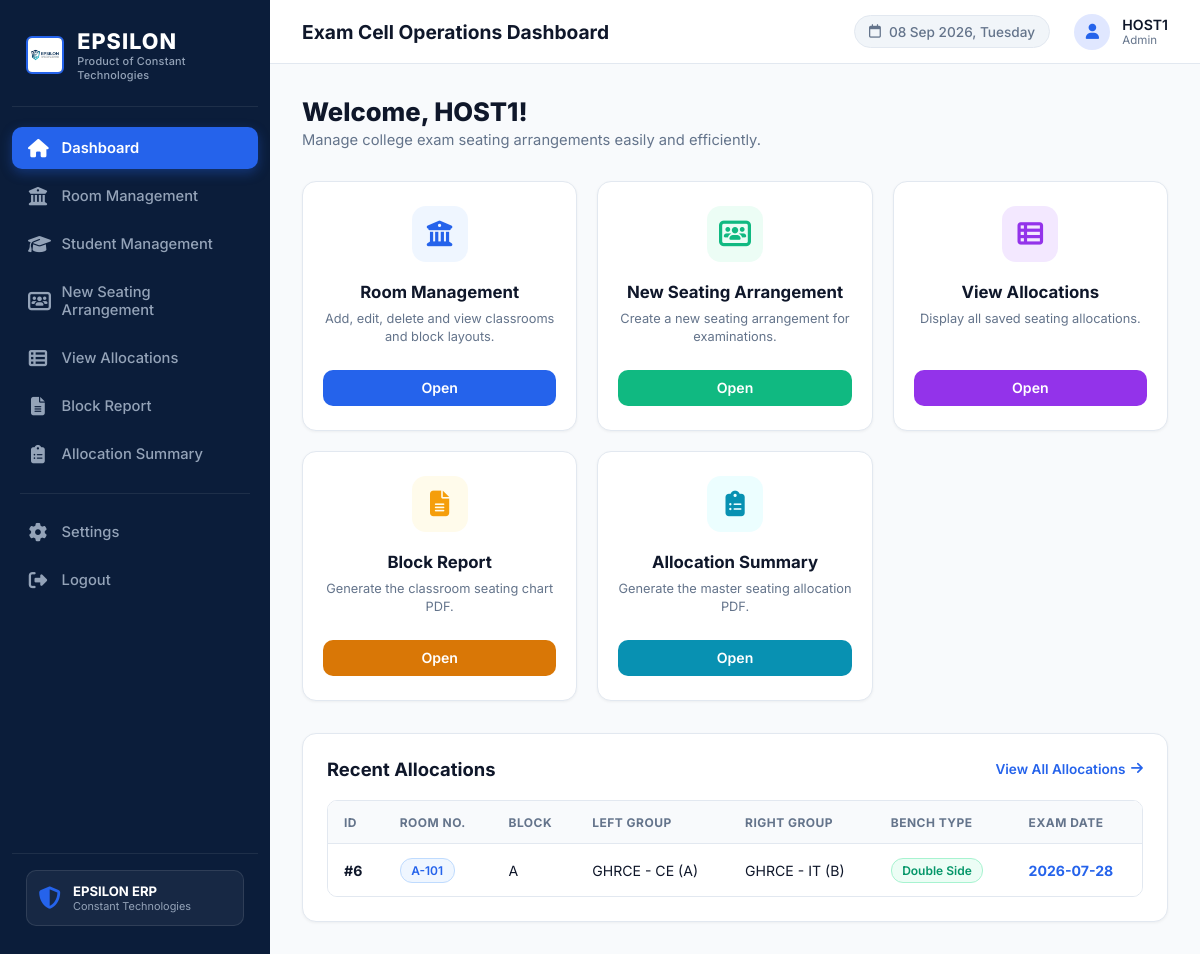
The page /dashboard (signed in) on the database as committed earlier.
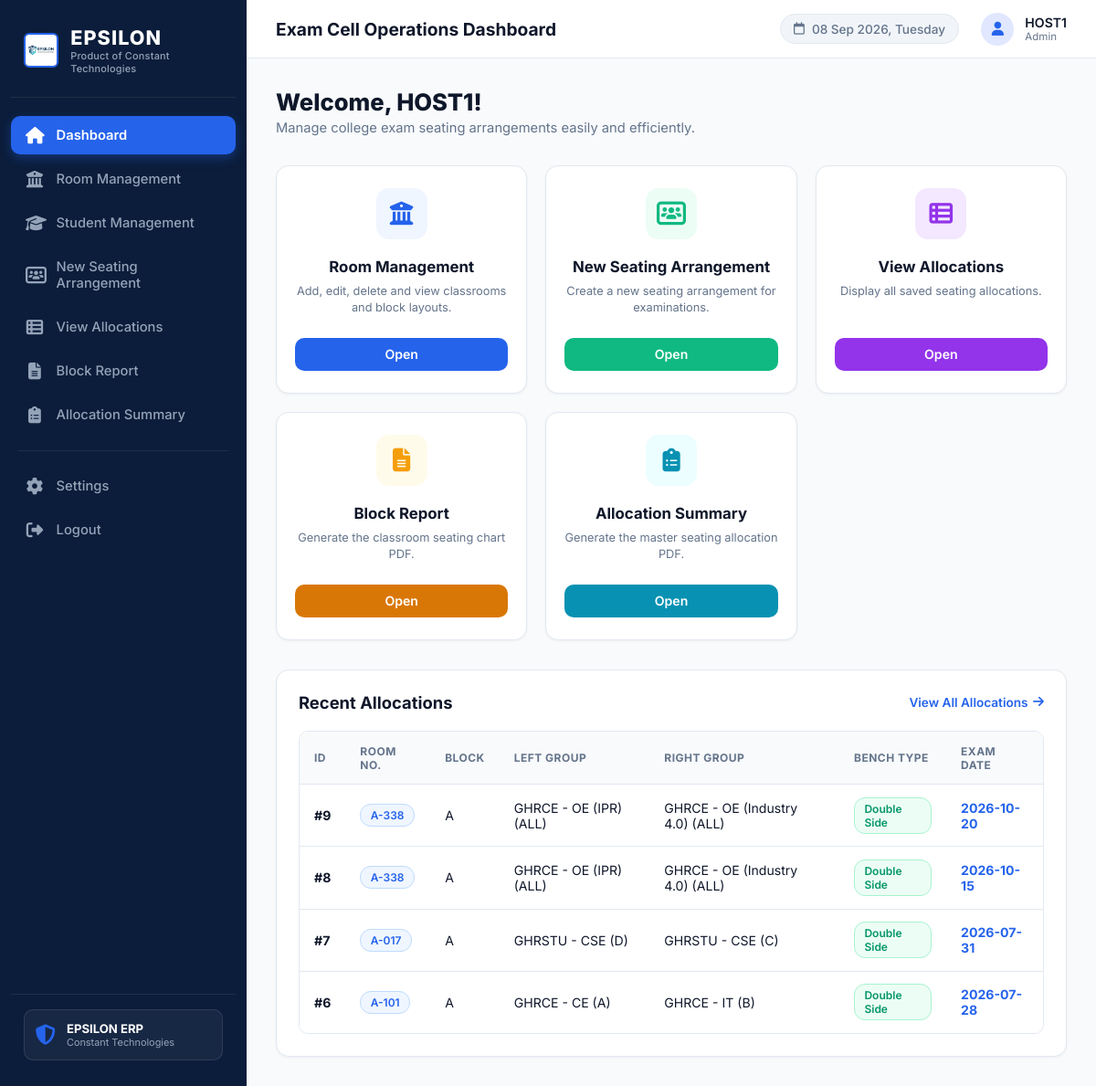
The same page on the database as committed later.
### tables this page shows
CREATE TABLE allocations (
    id                 INTEGER PRIMARY KEY AUTOINCREMENT,
    room_no            TEXT NOT NULL,
    block              TEXT NOT NULL,
    used_capacity      INTEGER NOT NULL,
    rows               INTEGER NOT NULL,
    row_layout         TEXT NOT NULL,
    bench_mode         TEXT NOT NULL DEFAULT 'DOUBLE', -- 'DOUBLE' / 'SINGLE'
    exam_date          TEXT NOT NULL DEFAULT (date('now')), -- Manual Exam Date
    
    -- Left Group
    left_college       TEXT NOT NULL,
    left_program       TEXT,
    left_branch        TEXT NOT NULL,
    left_semester      TEXT NOT NULL,
    left_section       TEXT NOT NULL,
    left_roll_prefix   TEXT DEFAULT '',
    left_roll_from     INTEGER DEFAULT 0,
    left_roll_to       INTEGER DEFAULT 0,
    left_entry_mode    TEXT DEFAULT 'auto', -- 'auto' / 'manual' / 'dataset'
    
    -- Right Group
    right_college      TEXT DEFAULT '',
    right_program      TEXT DEFAULT '',
    right_branch       TEXT DEFAULT '',
    right_semester     TEXT DEFAULT '',
    right_section      TEXT DEFAULT '',
    right_roll_prefix  TEXT DEFAULT '',
    right_roll_from    INTEGER DEFAULT 0,
    right_roll_to      INTEGER DEFAULT 0,
    right_entry_mode   TEXT DEFAULT 'auto', -- 'auto' / 'manual' / 'dataset'
    
    created_at         TEXT NOT NULL DEFAULT (datetime('now', 'localtime'))
, academic_year TEXT NOT NULL DEFAULT '2026-2027', exam_name TEXT NOT NULL DEFAULT 'CAE-I', allocation_type TEXT NOT NULL DEFAULT 'SECTION', left_oe_subject TEXT DEFAULT '', right_oe_subject TEXT DEFAULT '');

### app.py (the view)
@app.route("/dashboard")
@login_required
def dashboard():
    recents = get_recent_allocations(5)
    return render_template("dashboard.html", active_page="dashboard", recent_allocations=recents)

### app.py (called while the page is built)
@app.context_processor
def inject_global_data():
    now = datetime.now()
    date_str = now.strftime("%d %b %Y, %A")
    default_exam_date = (now + timedelta(days=1)).strftime("%Y-%m-%d")
    return dict(current_date=date_str, default_exam_date=default_exam_date)

def login_required(f):
    from functools import wraps
    @wraps(f)
    def decorated_function(*args, **kwargs):
        if "user_id" not in session:
            flash("Please sign in to access the system.", "danger")
            return redirect(url_for("login"))
        return f(*args, **kwargs)
    return decorated_function

### database/db.py (called while the page is built)
def get_db():
    conn = sqlite3.connect(DB_PATH, check_same_thread=False)
    conn.row_factory = sqlite3.Row
    conn.execute("PRAGMA foreign_keys = ON")
    return conn

### modules/allocation_manager.py (called while the page is built)
def get_recent_allocations(limit=5):
    db = get_db()
    allocations = db.execute(
        """SELECT a.id, a.room_no, a.block, a.used_capacity, a.bench_mode, a.exam_date, a.academic_year, a.exam_name, a.allocation_type, a.created_at,
                  a.left_college, a.left_branch, a.left_section, a.left_oe_subject,
                  a.right_college, a.right_branch, a.right_section, a.right_oe_subject
           FROM allocations a
           ORDER BY a.id DESC LIMIT ?""",
        (limit,)
    ).fetchall()
    db.close()
    return [dict(a) for a in allocations]

### templates/dashboard.html (shortened to what this page needs)
{% extends "base.html" %}
{% block page_heading %}Exam Cell Operations Dashboard{% endblock %}
{% block content %}
<div class="dashboard-header-welcome">
  <h1>Welcome, {{ session.get('username', 'HOST1') }}!</h1>
  <p>Manage college exam seating arrangements easily and efficiently.</p>
</div>
<div class="action-cards-grid">
  <div class="action-card">
    <div class="action-icon-wrapper icon-blue">
      <i class="fa-solid fa-building-columns"></i>
    </div>
    <h3>Room Management</h3>
    <p>Add, edit, delete and view classrooms and block layouts.</p>
    <a href="{{ url_for('room_management') }}" class="btn btn-primary btn-open">Open</a>
  </div>
  <div class="action-card">
    <div class="action-icon-wrapper icon-emerald">
      <i class="fa-solid fa-users-rectangle"></i>
    </div>
    <h3>New Seating Arrangement</h3>
    <p>Create a new seating arrangement for examinations.</p>
    <a href="{{ url_for('new_seating') }}" class="btn btn-success btn-open">Open</a>
  </div>
  <div class="action-card">
    <div class="action-icon-wrapper icon-purple">
      <i class="fa-solid fa-table-list"></i>
    </div>
    <h3>View Allocations</h3>
    <p>Display all saved seating allocations.</p>
    <a href="{{ url_for('view_allocations') }}" class="btn btn-primary btn-open" style="background-color: #9333ea;">Open</a>
  </div>
  <div class="action-card">
    <div class="action-icon-wrapper icon-amber">
      <i class="fa-solid fa-file-lines"></i>
    </div>
    <h3>Block Report</h3>
    <p>Generate the classroom seating chart PDF.</p>
    <a href="{{ url_for('block_report') }}" class="btn btn-primary btn-open" style="background-color: #d97706;">Open</a>
  </div>
  <div class="action-card">
    <div class="action-icon-wrapper icon-cyan">
      <i class="fa-solid fa-clipboard-list"></i>
    </div>
    <h3>Allocation Summary</h3>
    <p>Generate the master seating allocation PDF.</p>
    <a href="{{ url_for('allocation_summary') }}" class="btn btn-primary btn-open" style="background-color: #0891b2;">Open</a>
  </div>
</div>
<div class="recent-allocations-card">
  <div class="section-title-bar">
    <h2>Recent Allocations</h2>
    <a href="{{ url_for('view_allocations') }}" class="view-all-link">
      View All Allocations <i class="fa-solid fa-arrow-right"></i>
    </a>
  </div>
  <div class="table-responsive">
    <table class="table">
      <thead>
        <tr>
          <th>ID</th>
          <th>Room No.</th>
          <th>Block</th>
          <th>Left Group</th>
          <th>Right Group</th>
          <th>Bench Type</th>
          <th>Exam Date</th>
        </tr>
      </thead>
      <tbody>
        {% if recent_allocations %}
          {% for alloc in recent_allocations %}
            <tr>
              <td><strong>#{{ alloc.id }}</strong></td>
              <td><span class="badge badge-primary">{{ alloc.room_no }}</span></td>
              <td>{{ alloc.block }}</td>
              <td>{{ alloc.left_college }} - {{ alloc.left_branch }} ({{ alloc.left_section }})</td>
              <td>
                {% if alloc.bench_mode == 'DOUBLE' %}
                  {{ alloc.right_college }} - {{ alloc.right_branch }} ({{ alloc.right_section }})
                {% else %}
                  <span class="badge badge-secondary">None</span>
                {% endif %}
              </td>
              <td>
                {% if alloc.bench_mode == 'DOUBLE' %}
                  <span class="badge badge-success">Double Side</span>
                {% else %}
                  <span class="badge badge-info">Single Side</span>
                {% endif %}
              </td>
              <td><strong style="color: var(--primary);">{{ alloc.exam_date or alloc.created_at }}</strong></td>
            </tr>
          {% endfor %}
        {% else %}
          <tr>
            <td colspan="7" style="text-align: center; color: var(--text-muted); padding: 2rem;">
              No recent allocations created yet.
            </td>
          </tr>
        {% endif %}
      </tbody>
    </table>
  </div>
</div>
{% endblock %}

### templates/base.html (shortened to what this page needs)
<!DOCTYPE html>
<html lang="en">
<head>
  <link rel="stylesheet" href="https://cdnjs.cloudflare.com/ajax/libs/font-awesome/6.4.0/css/all.min.css">
  <link rel="stylesheet" href="{{ url_for('static', filename='css/style.css') }}">
  <link rel="stylesheet" href="{{ url_for('static', filename='css/dashboard.css') }}">
  <link rel="stylesheet" href="{{ url_for('static', filename='css/forms.css') }}">
  <link rel="stylesheet" href="{{ url_for('static', filename='css/tables.css') }}">
</head>
<body>
  <div class="app-container">
    <aside class="sidebar">
      <div>
        <div class="sidebar-header">
          <img src="{{ url_for('static', filename='images/logo.png') }}" alt="EPSILON Logo" class="sidebar-logo" onerror="this.src='https://via.placeholder.com/38/2563eb/ffffff?text=E'">
          <div class="brand-info">
            <span class="brand-title">EPSILON</span>
            <span class="brand-subtitle">Product of Constant Technologies</span>
          </div>
        </div>
        <nav class="nav-menu">
          <a href="{{ url_for('dashboard') }}" class="nav-item {% if active_page == 'dashboard' %}active{% endif %}">
            <i class="fa-solid fa-house"></i>
            <span>Dashboard</span>
          </a>
          <a href="{{ url_for('room_management') }}" class="nav-item {% if active_page == 'room_management' %}active{% endif %}">
            <i class="fa-solid fa-building-columns"></i>
            <span>Room Management</span>
          </a>
          <a href="{{ url_for('student_management') }}" class="nav-item {% if active_page == 'student_management' %}active{% endif %}">
            <i class="fa-solid fa-graduation-cap"></i>
            <span>Student Management</span>
          </a>
          <a href="{{ url_for('new_seating') }}" class="nav-item {% if active_page == 'new_seating' %}active{% endif %}">
            <i class="fa-solid fa-users-rectangle"></i>
            <span>New Seating Arrangement</span>
          </a>
          <a href="{{ url_for('view_allocations') }}" class="nav-item {% if active_page == 'view_allocations' %}active{% endif %}">
            <i class="fa-solid fa-table-list"></i>
            <span>View Allocations</span>
          </a>
          <a href="{{ url_for('block_report') }}" class="nav-item {% if active_page == 'block_report' %}active{% endif %}">
            <i class="fa-solid fa-file-lines"></i>
            <span>Block Report</span>
          </a>
          <a href="{{ url_for('allocation_summary') }}" class="nav-item {% if active_page == 'allocation_summary' %}active{% endif %}">
            <i class="fa-solid fa-clipboard-list"></i>
            <span>Allocation Summary</span>
          </a>
          <div class="nav-divider"></div>
          <a href="{{ url_for('settings') }}" class="nav-item {% if active_page == 'settings' %}active{% endif %}">
            <i class="fa-solid fa-gear"></i>
            <span>Settings</span>
          </a>
          <a href="{{ url_for('logout') }}" class="nav-item">
            <i class="fa-solid fa-right-from-bracket"></i>
            <span>Logout</span>
          </a>
        </nav>
      </div>
      <div class="sidebar-footer">
        <div class="product-badge">
          <i class="fa-solid fa-shield-halved"></i>
          <div class="product-text">
            <strong>EPSILON ERP</strong>
            <span>Constant Technologies</span>
          </div>
        </div>
      </div>
    </aside>
    <div class="main-wrapper">
      <header class="top-header">
        <div class="header-title-area">
          <h2>{% block page_heading %}Dashboard{% endblock %}</h2>
        </div>
        <div class="header-right">
          <div class="date-badge">
            <i class="fa-regular fa-calendar"></i>
            <span id="current_date_display">{{ current_date }}</span>
          </div>
          <div class="user-profile">
            <div class="avatar"><i class="fa-solid fa-user"></i></div>
            <div class="user-info">
              <span class="user-name">{{ session.get('username', 'HOST1') }}</span>
              <span class="user-role">{{ session.get('role', 'Admin') }}</span>
            </div>
          </div>
        </div>
      </header>
      <main class="content-body">
        <div class="page-container">
          {% block content %}{% endblock %}
        </div>
      </main>
    </div>
  </div>
</body>
</html>

### static/css/dashboard.css (style rules this page uses)
.dashboard-header-welcome { margin-bottom: 2rem; }
.dashboard-header-welcome h1 { font-size: 1.6rem; font-weight: 800; color: var(--text-main); }
.dashboard-header-welcome p { color: var(--text-muted); font-size: 0.92rem; margin-top: 0.25rem; }
.action-cards-grid { display: grid; grid-template-columns: repeat(auto-fill, minmax(220px, 1fr)); gap: 1.25rem; margin-bottom: 2rem; }
.action-card { background: #ffffff; border: 1px solid var(--border-color); border-radius: var(--radius-lg); padding: 1.5rem 1.25rem; display: flex; flex-direction: column; align-items: center; text-align: center; box-shadow: var(--shadow-sm); transition: all 0.25s ease; position: relative; }
.action-icon-wrapper { width: 56px; height: 56px; border-radius: 14px; display: flex; align-items: center; justify-content: center; font-size: 1.6rem; margin-bottom: 1.25rem; }
.icon-blue { background-color: #eff6ff; color: #2563eb; }
.icon-emerald { background-color: #ecfdf5; color: #10b981; }
.icon-purple { background-color: #f3e8ff; color: #9333ea; }
.icon-amber { background-color: #fffbeb; color: #f59e0b; }
.icon-cyan { background-color: #ecfeff; color: #0891b2; }
.action-card h3 { font-size: 1.05rem; font-weight: 700; color: var(--text-main); margin-bottom: 0.5rem; }
.action-card p { font-size: 0.8rem; color: var(--text-muted); line-height: 1.4; margin-bottom: 1.5rem; flex: 1; }
.action-card .btn-open { width: 100%; padding: 0.6rem 1rem; font-size: 0.88rem; font-weight: 600; border-radius: var(--radius-md); }
.recent-allocations-card { background: #ffffff; border: 1px solid var(--border-color); border-radius: var(--radius-lg); padding: 1.5rem; box-shadow: var(--shadow-sm); }
.section-title-bar { display: flex; align-items: center; justify-content: space-between; margin-bottom: 1.25rem; }
.section-title-bar h2 { font-size: 1.15rem; font-weight: 700; color: var(--text-main); }
.view-all-link { font-size: 0.85rem; color: var(--primary); font-weight: 600; text-decoration: none; display: inline-flex; align-items: center; gap: 0.35rem; }

### static/css/tables.css (style rules this page uses)
.table-responsive { width: 100%; overflow-x: auto; border-radius: var(--radius-md); border: 1px solid var(--border-color); }
.table { width: 100%; border-collapse: collapse; text-align: left; font-size: 0.88rem; background-color: #ffffff; }
.table th { background-color: #f8fafc; color: var(--text-muted); font-weight: 700; padding: 0.85rem 1rem; border-bottom: 1px solid var(--border-color); text-transform: uppercase; font-size: 0.75rem; letter-spacing: 0.04em; }
.table td { padding: 0.85rem 1rem; border-bottom: 1px solid var(--border-color); color: var(--text-main); vertical-align: middle; }
.table tbody tr:last-child td { border-bottom: none; }
.badge { display: inline-block; padding: 0.25rem 0.65rem; font-size: 0.75rem; font-weight: 600; border-radius: 12px; }
.badge-primary { background-color: #eff6ff; color: #2563eb; border: 1px solid #bfdbfe; }
.badge-success { background-color: #ecfdf5; color: #059669; border: 1px solid #a7f3d0; }

Rows that differ between the two databases and show on the page:
added allocations: id "9", room_no "A-338", block "A", left_college "GHRCE", left_branch "OE (IPR)", left_section "ALL", right_college "GHRCE", right_branch "OE (Industry 4.0)", right_section "ALL", bench_mode "Double Side", exam_date "2026-10-20"
added allocations: id "8", room_no "A-338", block "A", left_college "GHRCE", left_branch "OE (IPR)", left_section "ALL", right_college "GHRCE", right_branch "OE (Industry 4.0)", right_section "ALL", bench_mode "Double Side", exam_date "2026-10-15"
added allocations: id "7", room_no "A-017", block "A", left_college "GHRSTU", left_branch "CSE", left_section "D", right_college "GHRSTU", right_branch "CSE", right_section "C", bench_mode "Double Side", exam_date "2026-07-31"
